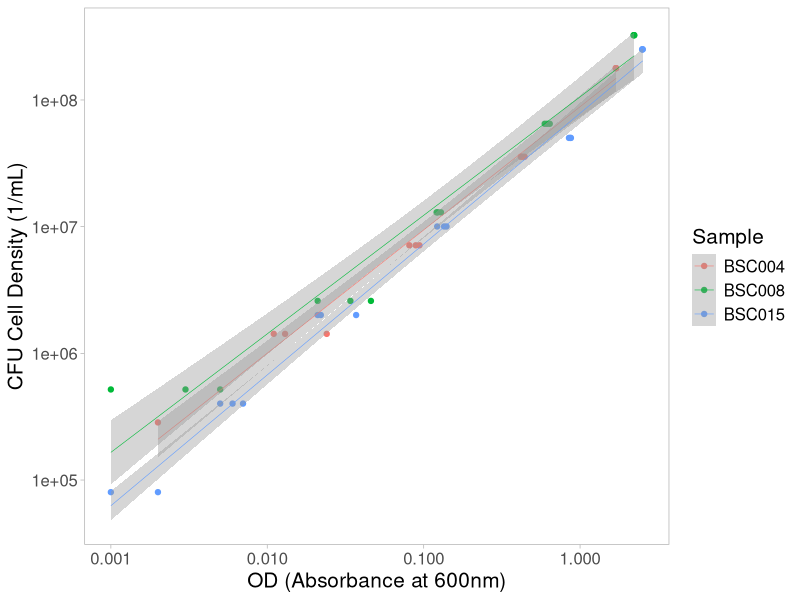
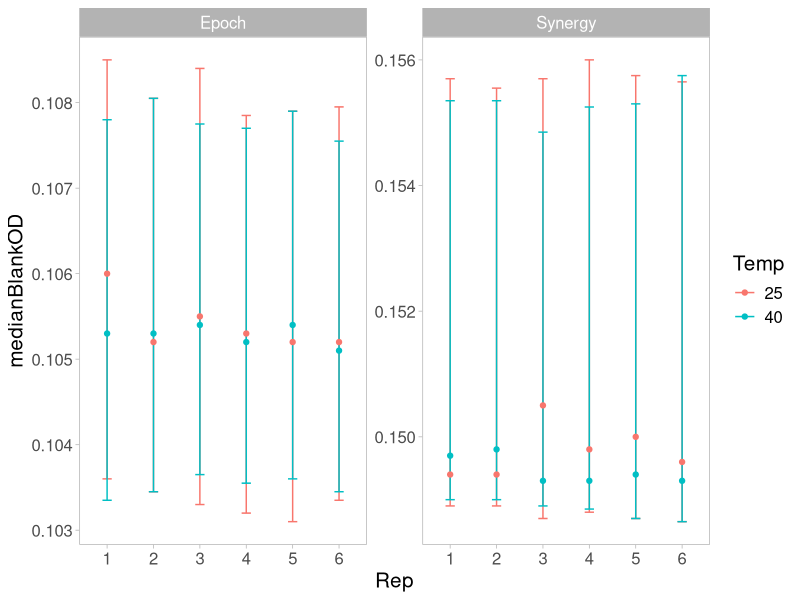
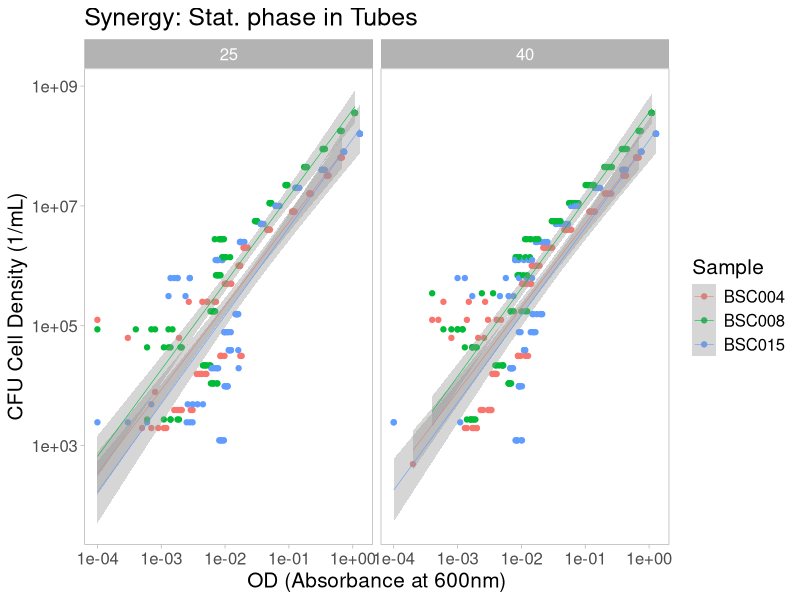
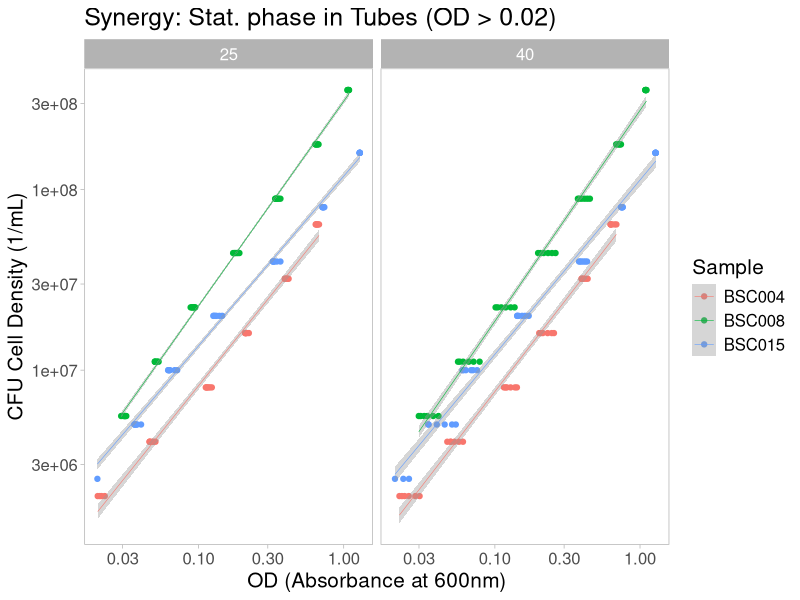
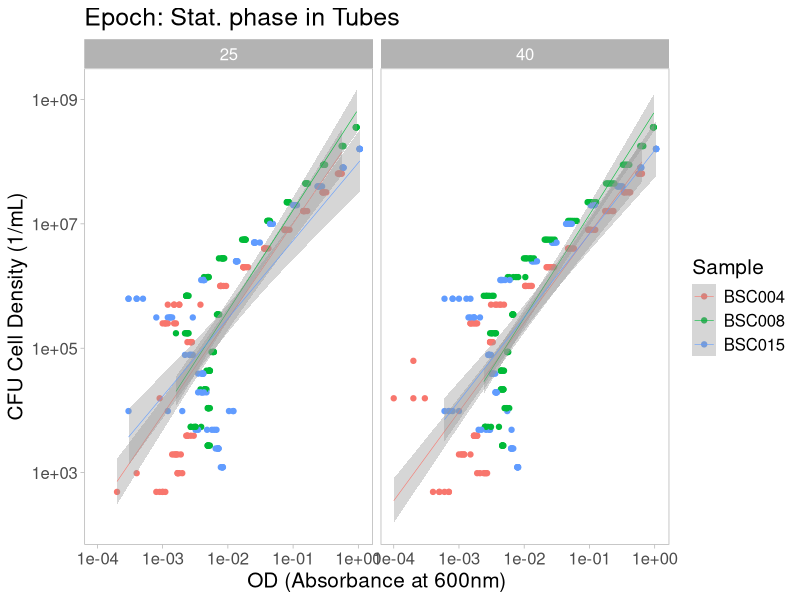
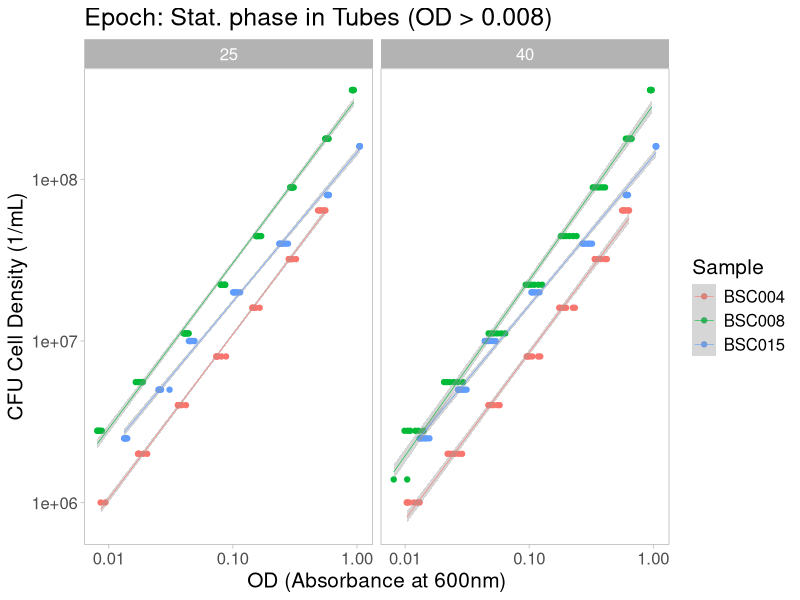
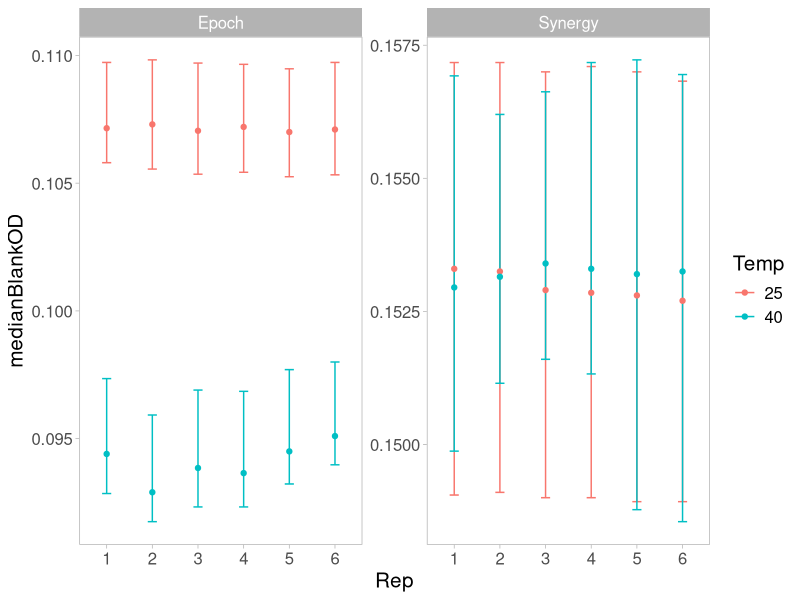
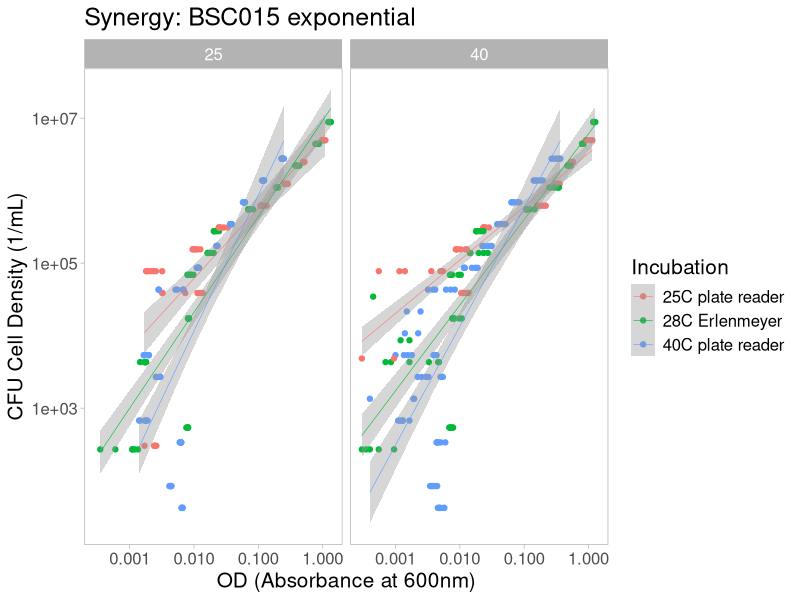

Source code (R) for these figures, in order:
## ---- chunk 1
# load environment
library(tidyverse)
library(readxl) # for importing data directly from Excel sheet
library(broom) # for easy fitting of several lm's from the same df

# set theme for all plots
fave_theme <- theme_light() + # see other options at https://ggplot2.tidyverse.org/reference/ggtheme.html
  theme(text = element_text(size=15), # larger text size for titles & axes
        panel.grid.major = element_blank(), # remove major gridlines
        panel.grid.minor = element_blank()) # remove minor gridlines
theme_set(fave_theme)
## ---- chunk 2
# load the data from Excel
cuvette.df <- read_excel("calibration_spectrophotometers--15Feb24.xlsx", sheet="cuvette")
  # trim off the last 2 rows because these are meaningless
cuvette.df <- cuvette.df[1:(nrow(cuvette.df)-2),]

# log transform the OD and cell density data
cuvette.df <- cuvette.df %>% mutate(log10_OD = log10(A600),
                              log10_density = log10(`Inferred Cell Density (1/mL)`)) %>%
                 filter(log10_OD > -Inf)
## ---- chunk 3
# calibration curve for cuvette reader
ggplot(cuvette.df %>% filter(A600 > 0),
       aes(y=`Inferred Cell Density (1/mL)`,
           x=A600,
           colour=Sample)) +
  scale_x_log10() +
  scale_y_log10() +
  geom_point() +
  geom_smooth(method="lm", linewidth=0.2) +
  labs(y="CFU Cell Density (1/mL)", x="OD (Absorbance at 600nm)")

# fit linear model
cuvette_lm <- with(cuvette.df, lm(log10_density ~ log10_OD + Sample))
summary(cuvette_lm)
## ---- chunk 4
# load the microplate OD data
synergy.df <- read_excel("calibration_spectrophotometers--15Feb24.xlsx", sheet="microplate H1") %>%
                pivot_longer(cols=`25_rep1`:`40_rep6`,
                                   names_to=c("Temp", "Rep"),
                                   names_pattern="(.*)_rep(.)",
                                   values_to="OD") # reorganize the shape of the dataframe
epoch.df <- read_excel("calibration_spectrophotometers--15Feb24.xlsx", sheet="microplate Epoch") %>%
                pivot_longer(cols=`25_rep1`:`40_rep6`,
                                   names_to=c("Temp", "Rep"),
                                   names_pattern="(.*)_rep(.)",
                                   values_to="OD") # reorganize the shape of the dataframe

# load the microplate CFU data
plateCFU.df <- read_excel("calibration_spectrophotometers--15Feb24.xlsx", sheet="microplate_CFU")
## ---- chunk 5
# baseline subtract using the blanks as well as the bottom 3 lowest dilutions for each sample

# check if there's any systematic trend in the baseline value
baseline_trend <- rbind(synergy.df %>% add_column(machine="Synergy"), # combine the data from the 2 plate readers
                        epoch.df %>% add_column(machine="Epoch")) %>%
                    filter(Dilution < 5e-06) %>%                      # keep blanks & 3 lowest dilutions
                      # get median value for each temperature & replicate
                      select(-Dilution, -Sample) %>% group_by(Temp, Rep, machine) %>%
                          summarise(medianBlankOD = median(OD, na.rm=TRUE),
                                    ICR_lo = quantile(OD, probs=0.25),
                                    ICR_hi = quantile(OD, probs=0.75))
ggplot(baseline_trend, aes(x=Rep, y=medianBlankOD, colour=Temp)) +
  facet_wrap(vars(machine), scales="free") +
  geom_errorbar(aes(ymin=ICR_lo, ymax=ICR_hi), width=0.2) +
  geom_point()
rm(baseline_trend)

# looks like there's no trend other than individual well variation
# baseline everything in the same way
synergy.df <- inner_join(synergy.df %>% filter(Dilution < 5e-06) %>%
                            select(-Dilution, -Sample) %>% # get the blanks & calculate mean value for each Temp & Rep
                                group_by(Temp, Rep) %>% summarise(medianBlankOD = median(OD, na.rm=TRUE)),
                          synergy.df %>% filter(Dilution > 5e-06) # add the medianBlankOD back to the data without the samples used for blanking
                        ) %>% mutate(baselinedOD = OD-medianBlankOD)

epoch.df <- inner_join(epoch.df %>% filter(Dilution < 5e-06) %>%
                          select(-Dilution, -Sample) %>% # get the blanks & calculate mean value for each Temp & Rep
                              group_by(Temp, Rep) %>% summarise(medianBlankOD = median(OD, na.rm=TRUE)),
                       epoch.df %>% filter(Dilution > 5e-06) # add the medianBlankOD back to the data without the samples used for blanking
                      ) %>% mutate(baselinedOD = OD-medianBlankOD)
## ---- chunk 6
# estimate the mean CFU of each sample
plateCFU.df <- plateCFU.df %>% mutate(CFU_per_mL = `CFU per 100uL`/Dilution*10) %>%
                group_by(Sample) %>% summarise(meanCFU = mean(CFU_per_mL),
                                               sdCFU = sd(CFU_per_mL))

# combine the CFU data with the OD data & infer the CFU for each dilution used in the OD data
synergy.df <- left_join(synergy.df, plateCFU.df) %>%
                mutate(inferred_meanDensity = meanCFU*Dilution,
                       inferred_sdDensity = sdCFU*Dilution) %>%
                  select(-meanCFU, -sdCFU)

epoch.df <- left_join(epoch.df, plateCFU.df) %>%
                mutate(inferred_meanDensity = meanCFU*Dilution,
                       inferred_sdDensity = sdCFU*Dilution) %>%
                  select(-meanCFU, -sdCFU)
## ---- chunk 7
synergy.df <- synergy.df %>%
                mutate(log10_OD = log10(baselinedOD),
                       log10_density = log10(inferred_meanDensity)) %>%
                 filter(log10_OD > -Inf)

# plot the calibration curve for the Synergy
ggplot(synergy.df,
       aes(y=inferred_meanDensity,
           x=baselinedOD,
           colour=Sample)) +
  facet_wrap(vars(Temp)) +
  scale_x_log10() +
  scale_y_log10() +
  geom_point() +
  geom_smooth(method="lm", linewidth=0.2) +
  labs(y="CFU Cell Density (1/mL)", x="OD (Absorbance at 600nm)",
       title="Synergy: Stat. phase in Tubes")

# remove some of the data points because it seems we are hitting up against the limit of detection
synergy.df<- synergy.df %>% filter(inferred_meanDensity > 1e+06,
                                   baselinedOD > 2e-02)

ggplot(synergy.df,
       aes(y=inferred_meanDensity,
           x=baselinedOD,
           colour=Sample)) +
  facet_wrap(vars(Temp)) +
  scale_x_log10() +
  scale_y_log10() +
  geom_point() +
  geom_smooth(method="lm", linewidth=0.2) +
  labs(y="CFU Cell Density (1/mL)", x="OD (Absorbance at 600nm)",
       title="Synergy: Stat. phase in Tubes (OD > 0.02)")

# check for significant differences between strains / growth conditions / temperature during OD reading
synergy_lm <- with(synergy.df, lm(log10_density ~ log10_OD + Sample + Temp))
summary(synergy_lm)
rm(synergy_lm)

# estimate linear models for each condition and store the estimates
temp.fitVals = synergy.df %>% group_by(Sample, Temp) %>%
                 do(tidy(lm(log10_density ~ log10_OD, data=.), conf.int=TRUE))

all_calibrations <- temp.fitVals %>% rename(OD_temp=Temp) %>% mutate(Phase="stationary",
                                                                     Flask="tube",
                                                                     Incubation_temp=28,
                                                                     Detector="synergy")
rm(temp.fitVals)

# repeat for the cell size linear regression
temp.fitVals = synergy.df %>% group_by(Sample, Temp) %>%
                 do(tidy(lm(log10_OD ~ log10_density, data=.), conf.int=TRUE)) %>%
                    filter(term == "log10_density")

all_cellSizes <- temp.fitVals %>% rename(OD_temp=Temp) %>% mutate(Phase="stationary",
                                                                     Flask="tube",
                                                                     Incubation_temp=28,
                                                                     Detector="synergy")
rm(temp.fitVals)

### Do the same thing for the Epoch data

epoch.df <- epoch.df %>%
              mutate(log10_OD = log10(baselinedOD),
                     log10_density = log10(inferred_meanDensity)) %>%
                 filter(log10_OD > -Inf)

# plot the calibration curve for the Epoch
ggplot(epoch.df,
       aes(y=inferred_meanDensity,
           x=baselinedOD,
           colour=Sample)) +
  facet_wrap(vars(Temp)) +
  scale_x_log10() +
  scale_y_log10() +
  geom_point() +
  geom_smooth(method="lm", linewidth=0.2) +
  labs(y="CFU Cell Density (1/mL)", x="OD (Absorbance at 600nm)",
       title="Epoch: Stat. phase in Tubes")

# remove some of the data points because it seems we are hitting up against the limit of detection
epoch.df <- epoch.df %>% filter(inferred_meanDensity > 5e+04,
                                baselinedOD > 8e-03)
ggplot(epoch.df,
       aes(y=inferred_meanDensity,
           x=baselinedOD,
           colour=Sample)) +
  facet_wrap(vars(Temp)) +
  scale_x_log10() +
  scale_y_log10() +
  geom_point() +
  geom_smooth(method="lm", linewidth=0.2) +
  labs(y="CFU Cell Density (1/mL)", x="OD (Absorbance at 600nm)",
       title="Epoch: Stat. phase in Tubes (OD > 0.008)")

# check for significant differences between strains / growth conditions / temperature during OD reading
epoch_lm <- with(epoch.df, lm(log10_density ~ log10_OD + Sample + Temp))
summary(epoch_lm)
rm(epoch_lm)

# estimate linear models for each condition and store the estimates
temp.fitVals = epoch.df %>% group_by(Sample, Temp) %>%
                 do(tidy(lm(log10_density ~ log10_OD, data=.), conf.int=TRUE))

temp.fitVals <- temp.fitVals %>% rename(OD_temp=Temp) %>% mutate(Phase="stationary",
                                                                 Flask="tube",
                                                                 Incubation_temp=28,
                                                                 Detector="epoch")
all_calibrations <- rbind(all_calibrations, temp.fitVals)
all_calibrations$OD_temp <- as.numeric(all_calibrations$OD_temp)
rm(temp.fitVals)

# repeat for the cell size linear regression
temp.fitVals = epoch.df %>% group_by(Sample, Temp) %>%
                 do(tidy(lm(log10_OD ~ log10_density, data=.), conf.int=TRUE)) %>%
                    filter(term == "log10_density")

temp.fitVals <- temp.fitVals %>% rename(OD_temp=Temp) %>% mutate(Phase="stationary",
                                                                     Flask="tube",
                                                                     Incubation_temp=28,
                                                                     Detector="epoch")
all_cellSizes <- rbind(all_cellSizes, temp.fitVals)
all_cellSizes$OD_temp <- as.numeric(all_cellSizes$OD_temp)


# store the raw data
all_calib.data <- rbind(synergy.df %>% mutate(Detector="synergy"),
                        epoch.df %>% mutate(Detector="epoch")) %>%
                    rename(OD_temp=Temp) %>% select(-Rep, -medianBlankOD, -Dilution, -OD) %>%
                      mutate(Phase="stationary",
                             Flask="tube",
                             Incubation_temp=28)
all_calib.data$OD_temp <- as.numeric(all_calib.data$OD_temp)
rm(epoch.df, synergy.df, plateCFU.df, temp.fitVals)
## ---- chunk 8
# load the microplate OD data
synergy.df <- read_excel("calibration_spectrophotometers--22Feb24.xlsx", sheet="microplate H1") %>%
                pivot_longer(cols=`25_rep1`:`40_rep6`,
                                   names_to=c("Temp", "Rep"),
                                   names_pattern="(.*)_rep(.)",
                                   values_to="OD") # reorganize the shape of the dataframe
epoch.df <- read_excel("calibration_spectrophotometers--22Feb24.xlsx", sheet="microplate Epoch") %>%
                pivot_longer(cols=`25_rep1`:`40_rep6`,
                                   names_to=c("Temp", "Rep"),
                                   names_pattern="(.*)_rep(.)",
                                   values_to="OD") # reorganize the shape of the dataframe

# load the microplate CFU data
plateCFU.df <- read_excel("calibration_spectrophotometers--22Feb24.xlsx", sheet="microplate_CFU")

# baseline subtract using the blanks as well as the bottom 3 lowest dilutions for each sample

# check if there's any systematic trend in the baseline value
baseline_trend <- rbind(synergy.df %>% add_column(machine="Synergy"), # combine the data from the 2 plate readers
                        epoch.df %>% add_column(machine="Epoch")) %>%
                    filter(Dilution < 5e-06) %>%                      # keep blanks & 3 lowest dilutions
                      # get median value for each temperature & replicate
                      select(-Dilution, -Sample) %>% group_by(Temp, Rep, machine) %>%
                          summarise(medianBlankOD = median(OD, na.rm=TRUE),
                                    ICR_lo = quantile(OD, probs=0.25),
                                    ICR_hi = quantile(OD, probs=0.75))
ggplot(baseline_trend, aes(x=Rep, y=medianBlankOD, colour=Temp)) +
  facet_wrap(vars(machine), scales="free") +
  geom_errorbar(aes(ymin=ICR_lo, ymax=ICR_hi), width=0.2) +
  geom_point()
rm(baseline_trend)

# in this case it seems there's a difference in the baselines for different incubation temperatures, but only for the Epoch2...

# baseline everything in the same way as before
synergy.df <- inner_join(synergy.df %>% filter(Dilution < 5e-06) %>%
                            select(-Dilution, -Sample) %>% # get the blanks & calculate mean value for each Temp & Rep
                                group_by(Temp, Rep) %>% summarise(medianBlankOD = median(OD, na.rm=TRUE)),
                          synergy.df %>% filter(Dilution > 5e-06) # add the medianBlankOD back to the data without the samples used for blanking
                        ) %>% mutate(baselinedOD = OD-medianBlankOD)

epoch.df <- inner_join(epoch.df %>% filter(Dilution < 5e-06) %>%
                          select(-Dilution, -Sample) %>% # get the blanks & calculate mean value for each Temp & Rep
                              group_by(Temp, Rep) %>% summarise(medianBlankOD = median(OD, na.rm=TRUE)),
                       epoch.df %>% filter(Dilution > 5e-06) # add the medianBlankOD back to the data without the samples used for blanking
                      ) %>% mutate(baselinedOD = OD-medianBlankOD)
## ---- chunk 9
# estimate the mean CFU of each sample
plateCFU.df <- plateCFU.df %>% mutate(CFU_per_mL = `CFU per 100uL`/Dilution*10) %>%
                group_by(Sample, Phase, Incubation) %>%
                  summarise(meanCFU = mean(CFU_per_mL),
                            sdCFU = sd(CFU_per_mL))

# combine the CFU data with the OD data & infer the CFU for each dilution used in the OD data
synergy.df <- left_join(synergy.df, plateCFU.df) %>%
                mutate(inferred_meanDensity = meanCFU*Dilution,
                       inferred_sdDensity = sdCFU*Dilution) %>%
                  select(-meanCFU, -sdCFU)

epoch.df <- left_join(epoch.df, plateCFU.df) %>%
                mutate(inferred_meanDensity = meanCFU*Dilution,
                       inferred_sdDensity = sdCFU*Dilution) %>%
                  select(-meanCFU, -sdCFU)

## do the calibration:
synergy.df <- synergy.df %>%
                mutate(log10_OD = log10(baselinedOD),
                       log10_density = log10(inferred_meanDensity)) %>%
                 filter(log10_OD > -Inf)

# plot the calibration curve for the Synergy
ggplot(synergy.df,
       aes(y=inferred_meanDensity,
           x=baselinedOD,
           colour=Incubation)) +
  facet_wrap(vars(Temp)) +
  scale_x_log10() +
  scale_y_log10() +
  geom_point() +
  geom_smooth(method="lm", linewidth=0.2) +
  labs(y="CFU Cell Density (1/mL)", x="OD (Absorbance at 600nm)",
       title="Synergy: BSC015 exponential")

# remove some of the data points because it seems we are hitting up against the limit of detection
synergy.df <- synergy.df %>% filter(inferred_meanDensity > 5e+04,
                                    baselinedOD > 5e-03,
                                    Temp==25) # drop the 40C because it looks even worse than 25C
ggplot(synergy.df,
       aes(y=inferred_meanDensity,
           x=baselinedOD,
           colour=Incubation)) +
  facet_wrap(vars(Temp)) +
  scale_x_log10() +
  scale_y_log10() +
  geom_point() +
  geom_smooth(method="lm", linewidth=0.2) +
  labs(y="CFU Cell Density (1/mL)", x="OD (Absorbance at 600nm)",
       title="Synergy: BSC015 exponential (OD > 0.005)")


# check for significant differences between growth conditions
synergy_lm <- with(synergy.df, lm(log10_density ~ log10_OD + Incubation))
summary(synergy_lm)
rm(synergy_lm)

# estimate linear models for each condition and store the estimates
temp.fitVals = synergy.df %>% group_by(Sample, Incubation) %>%
                  do(tidy(lm(log10_density ~ log10_OD, data=.), conf.int=TRUE))
temp.fitVals <- temp.fitVals %>% separate_wider_delim(Incubation, "C ", names=c("Incubation_temp", "Flask")) %>%
                  mutate(Phase="exponential", OD_temp=25, Detector="synergy")
temp.fitVals$Incubation_temp <- as.numeric(temp.fitVals$Incubation_temp)

all_calibrations <- rbind(all_calibrations, temp.fitVals)
rm(temp.fitVals)

# repeat for the cell size linear regression
temp.fitVals = synergy.df %>% group_by(Sample, Incubation) %>%
                 do(tidy(lm(log10_OD ~ log10_density, data=.), conf.int=TRUE)) %>%
                    filter(term == "log10_density")
temp.fitVals <- temp.fitVals %>% separate_wider_delim(Incubation, "C ", names=c("Incubation_temp", "Flask")) %>%
                  mutate(Phase="exponential", OD_temp=25, Detector="synergy")
temp.fitVals$Incubation_temp <- as.numeric(temp.fitVals$Incubation_temp)

all_cellSizes <- rbind(all_cellSizes, temp.fitVals)
rm(temp.fitVals)

### Do the same thing for the Epoch data

epoch.df <- epoch.df %>%
              mutate(log10_OD = log10(baselinedOD),
                     log10_density = log10(inferred_meanDensity)) %>%
                 filter(log10_OD > -Inf)

# plot the calibration curve for the Epoch
ggplot(epoch.df%>% filter(inferred_meanDensity > 1e+04,
                           baselinedOD > 5e-03),
       aes(y=inferred_meanDensity,
           x=baselinedOD,
           colour=Incubation)) +
  facet_wrap(vars(Temp)) +
  scale_x_log10() +
  scale_y_log10() +
  geom_point() +
  geom_smooth(method="lm", linewidth=0.2) +
  labs(y="CFU Cell Density (1/mL)", x="OD (Absorbance at 600nm)",
       title="Epoch: BSC015 exponential")

# remove some of the data points because it seems we are hitting up against the limit of detection
epoch.df <- epoch.df %>% filter(inferred_meanDensity > 1e+04,
                           baselinedOD > 5e-03,
                           Temp==25) # again remove OD acquisition temp of 40C
ggplot(epoch.df,                          
       aes(y=inferred_meanDensity,
           x=baselinedOD,
           colour=Incubation)) +
  scale_x_log10() +
  scale_y_log10() +
  geom_point() +
  geom_smooth(method="lm", linewidth=0.2) +
  labs(y="CFU Cell Density (1/mL)", x="OD (Absorbance at 600nm)",
       title="Epoch: BSC015 exponential (OD > 0.005)")

# check for significant differences between growth conditions
epoch_lm <- with(epoch.df, lm(log10_density ~ log10_OD + Incubation))
summary(epoch_lm)
rm(epoch_lm)

# estimate linear models for each condition and store the estimates
temp.fitVals = epoch.df %>% group_by(Sample, Incubation) %>%
                  do(tidy(lm(log10_density ~ log10_OD, data=.), conf.int=TRUE))
temp.fitVals <- temp.fitVals %>% separate_wider_delim(Incubation, "C ", names=c("Incubation_temp", "Flask")) %>%
                  mutate(Phase="exponential", OD_temp=25, Detector="epoch")
temp.fitVals$Incubation_temp <- as.numeric(temp.fitVals$Incubation_temp)

all_calibrations <- rbind(all_calibrations, temp.fitVals)
rm(temp.fitVals)

# repeat for the cell size linear regression
temp.fitVals = epoch.df %>% group_by(Sample, Incubation) %>%
                 do(tidy(lm(log10_OD ~ log10_density, data=.), conf.int=TRUE)) %>%
                    filter(term == "log10_density")
temp.fitVals <- temp.fitVals %>% separate_wider_delim(Incubation, "C ", names=c("Incubation_temp", "Flask")) %>%
                  mutate(Phase="exponential", OD_temp=25, Detector="epoch")
temp.fitVals$Incubation_temp <- as.numeric(temp.fitVals$Incubation_temp)

all_cellSizes <- rbind(all_cellSizes, temp.fitVals)

# store the raw data
temp.data <- rbind(synergy.df %>% mutate(Detector="synergy"),
                   epoch.df %>% mutate(Detector="epoch")) %>% ungroup() %>%
               select(-Rep, -medianBlankOD, -Dilution, -OD, -Temp) %>%
                 separate_wider_delim(Incubation, "C ", names=c("Incubation_temp", "Flask")) %>%
                   mutate(OD_temp=25)
temp.data$Incubation_temp <- as.numeric(temp.data$Incubation_temp)
all_calib.data <- rbind(all_calib.data, temp.data)

rm(epoch.df, synergy.df, plateCFU.df, temp.fitVals, temp.data)
## ---- chunk 10
# load the microplate OD data
synergy.df <- read_excel("calibration_spectrophotometers--26Feb24.xlsx", sheet="microplate H1") %>%
                pivot_longer(cols =`rep1`:`rep6`,
                             names_to = "Rep",
                             names_pattern="rep(.)",
                             values_to="OD") %>% # reorganize the shape of the dataframe
                  mutate(OD_Temp = 25)
epoch.df <- read_excel("calibration_spectrophotometers--26Feb24.xlsx", sheet="microplate Epoch") %>%
              pivot_longer(cols =`rep1`:`rep6`,
                             names_to = "Rep",
                             names_pattern="rep(.)",
                             values_to="OD") %>% # reorganize the shape of the dataframe
                  mutate(OD_Temp = 40)

# load the microplate CFU data
plateCFU.df <- read_excel("calibration_spectrophotometers--26Feb24.xlsx", sheet="microplate_CFU")

# baseline subtract using the blanks as well as the bottom 1 lowest dilution for each sample

# check if there's any systematic trend in the baseline value
baseline_trend <- rbind(synergy.df %>% add_column(machine="Synergy"), # combine the data from the 2 plate readers
                        epoch.df %>% add_column(machine="Epoch")) %>%
                    filter(Dilution < 1e-06) %>%                      # keep blanks & 3 lowest dilutions
                      # get median value for each reader & replicate
                      select(-Dilution, -Sample) %>% group_by(Rep, machine, Incubation) %>%
                          summarise(medianBlankOD = median(OD, na.rm=TRUE),
                                    ICR_lo = quantile(OD, probs=0.25, na.rm=TRUE),
                                    ICR_hi = quantile(OD, probs=0.75, na.rm=TRUE))
ggplot(baseline_trend, aes(x=Rep, y=medianBlankOD, colour=Incubation)) +
  facet_wrap(vars(machine), scales="free") +
  geom_errorbar(aes(ymin=ICR_lo, ymax=ICR_hi), width=0.2) +
  geom_point()
rm(baseline_trend)
## ---- chunk 11
# remove the first 5 replicates in the "25C plate" Epoch data
epoch.df <- rbind(epoch.df %>% filter(Incubation == "25C plate reader", Rep==6),
                  epoch.df %>% filter(Incubation == "40C plate reader", Rep<6))
# & remove the 6th replicate in the "40C plate" Epoch data (that one is all NA's anyway)


# now, after excluding problematic values, baseline similarly to previous data:
synergy.df <- inner_join(synergy.df %>% filter(Dilution < 1e-06) %>%
                            select(-Dilution, -Sample) %>% # get the blanks & calculate mean value for each Temp & Rep
                                group_by(Rep, Incubation) %>% summarise(medianBlankOD = median(OD, na.rm=TRUE)),
                          synergy.df %>% filter(Dilution > 1e-06) # add the medianBlankOD back to the data without the samples used for blanking
                        ) %>% mutate(baselinedOD = OD-medianBlankOD)

epoch.df <- inner_join(epoch.df %>% filter(Dilution < 1e-06) %>%
                          select(-Dilution, -Sample) %>% # get the blanks & calculate mean value for each Temp & Rep
                              group_by(Rep, Incubation) %>% summarise(medianBlankOD = median(OD, na.rm=TRUE)),
                       epoch.df %>% filter(Dilution > 1e-06) # add the medianBlankOD back to the data without the samples used for blanking
                      ) %>% mutate(baselinedOD = OD-medianBlankOD)

# estimate the mean CFU of each sample
plateCFU.df <- plateCFU.df %>% mutate(CFU_per_mL = `CFU per 100uL`/Dilution*10) %>%
                group_by(Sample, Phase, Incubation) %>%
                  summarise(meanCFU = mean(CFU_per_mL),
                            sdCFU = sd(CFU_per_mL))

# combine the CFU data with the OD data & infer the CFU for each dilution used in the OD data
synergy.df <- left_join(synergy.df, plateCFU.df) %>%
                mutate(inferred_meanDensity = meanCFU*Dilution,
                       inferred_sdDensity = sdCFU*Dilution) %>%
                  select(-meanCFU, -sdCFU)

epoch.df <- left_join(epoch.df, plateCFU.df) %>%
                mutate(inferred_meanDensity = meanCFU*Dilution,
                       inferred_sdDensity = sdCFU*Dilution) %>%
                  select(-meanCFU, -sdCFU)
## ---- chunk 12
## do the calibration:
synergy.df <- synergy.df %>%
                mutate(log10_OD = log10(baselinedOD),
                       log10_density = log10(inferred_meanDensity)) %>%
                 filter(log10_OD > -Inf,
                        baselinedOD > 1e-13)

# plot the calibration curve for the Synergy
ggplot(synergy.df,
       aes(y=inferred_meanDensity,
           x=baselinedOD,
           colour=Incubation)) +
  facet_wrap(vars(Sample)) +
  scale_x_log10() +
  scale_y_log10() +
  geom_point() +
  geom_smooth(method="lm", linewidth=0.2) +
  labs(y="CFU Cell Density (1/mL)", x="OD (Absorbance at 600nm)",
       title="Synergy: 4sp stationary grown at 25C, 40C")

# remove some of the data points because it seems we are hitting up against the limit of detection
synergy.df <- rbind(synergy.df %>% filter(Sample=="BSC004", baselinedOD > 1e-02),
                    synergy.df %>% filter(Sample=="BSC008", Incubation=="25C plate reader", baselinedOD > 2e-02),
                    synergy.df %>% filter(Sample=="BSC008", Incubation=="40C plate reader", baselinedOD > 5e-02),
                    synergy.df %>% filter(Sample=="BSC015", Incubation=="25C plate reader", baselinedOD > 2e-02),
                    synergy.df %>% filter(Sample=="BSC015", Incubation=="40C plate reader", baselinedOD > 1e-02),
                    synergy.df %>% filter(Sample=="CK101", baselinedOD > 2e-02))

ggplot(synergy.df,
       aes(x=inferred_meanDensity,
           y=baselinedOD,
           colour=Incubation)) +
  facet_wrap(vars(Sample)) +
  scale_x_log10() +
  scale_y_log10() +
  geom_point() +
  geom_smooth(method="lm", linewidth=0.2) +
  labs(x="CFU Cell Density (1/mL)", y="OD (Absorbance at 600nm)",
       title="Synergy: OD > 1.4 is unreliable")

# remove the most concentrated samples because of violation of the Beer-Lambert law
synergy.df <- synergy.df %>% filter(baselinedOD < 1.4)

ggplot(synergy.df,
       aes(y=inferred_meanDensity,
           x=baselinedOD,
           colour=Incubation)) +
  facet_wrap(vars(Sample)) +
  scale_x_log10() +
  scale_y_log10() +
  geom_point() +
  geom_smooth(method="lm", linewidth=0.2) +
  labs(y="CFU Cell Density (1/mL)", x="OD (Absorbance at 600nm)",
       title="Synergy: 4sp stationary grown in readers at 25C, 40C")

# check for significant differences between growth conditions
synergy_lm <- with(synergy.df, lm(log10_density ~ log10_OD + Sample + Incubation + Sample:Incubation))
summary(synergy_lm)
rm(synergy_lm)

# estimate linear models for each condition and store the estimates
temp.fitVals = synergy.df %>% group_by(Sample, Incubation) %>%
                  do(tidy(lm(log10_density ~ log10_OD, data=.), conf.int=TRUE))
temp.fitVals <- temp.fitVals %>% separate_wider_delim(Incubation, "C ", names=c("Incubation_temp", "Flask")) %>%
                  mutate(Phase="stationary", OD_temp=25, Detector="synergy")
temp.fitVals$Incubation_temp <- as.numeric(temp.fitVals$Incubation_temp)

all_calibrations <- rbind(all_calibrations, temp.fitVals)
rm(temp.fitVals)

# repeat for the cell size linear regression
temp.fitVals = synergy.df %>% group_by(Sample, Incubation) %>%
                 do(tidy(lm(log10_OD ~ log10_density, data=.), conf.int=TRUE)) %>%
                    filter(term == "log10_density")
temp.fitVals <- temp.fitVals %>% separate_wider_delim(Incubation, "C ", names=c("Incubation_temp", "Flask")) %>%
                  mutate(Phase="stationary", OD_temp=25, Detector="synergy")
temp.fitVals$Incubation_temp <- as.numeric(temp.fitVals$Incubation_temp)

all_cellSizes <- rbind(all_cellSizes, temp.fitVals)
rm(temp.fitVals)


### Do the same thing for the Epoch data

epoch.df <- epoch.df %>%
              mutate(log10_OD = log10(baselinedOD),
                     log10_density = log10(inferred_meanDensity)) %>%
                 filter(log10_OD > -Inf)

# plot the calibration curve for the Epoch
ggplot(epoch.df,
       aes(y=inferred_meanDensity,
           x=baselinedOD,
           colour=Incubation)) +
  facet_wrap(vars(Sample)) +
  scale_x_log10() +
  scale_y_log10() +
  geom_point() +
  geom_smooth(method="lm", linewidth=0.2) +
  labs(y="CFU Cell Density (1/mL)", x="OD (Absorbance at 600nm)",
       title="Epoch: 4sp stationary grown at 25C, 40C")

# remove some of the data points because it seems we are hitting up against the limit of detection
epoch.df <- rbind(epoch.df %>% filter(Sample %in% c("BSC004", "BSC008"), Incubation=="25C plate reader", baselinedOD > 5e-03),
                  epoch.df %>% filter(Sample %in% c("BSC015", "CK101"), Incubation=="25C plate reader", baselinedOD > 1e-02),
                  epoch.df %>% filter(Sample=="BSC015", Incubation=="40C plate reader", baselinedOD > 1e-02),
                  epoch.df %>% filter(Sample=="BSC008", Incubation=="40C plate reader", baselinedOD > 2e-02))

ggplot(epoch.df,
       aes(x=inferred_meanDensity,
           y=baselinedOD,
           colour=Incubation)) +
  facet_wrap(vars(Sample)) +
  scale_x_log10() +
  scale_y_log10() +
  geom_point() +
  geom_smooth(method="lm", linewidth=0.2) +
  labs(x="CFU Cell Density (1/mL)", y="OD (Absorbance at 600nm)",
       title="Epoch: OD > 1.1 is unreliable")

# remove the most concentrated samples because of violation of the Beer-Lambert law
epoch.df <- epoch.df %>% filter(baselinedOD < 1.1)

ggplot(epoch.df,
       aes(y=inferred_meanDensity,
           x=baselinedOD,
           colour=Incubation)) +
  facet_wrap(vars(Sample)) +
  scale_x_log10() +
  scale_y_log10() +
  geom_point() +
  geom_smooth(method="lm", linewidth=0.2) +
  labs(y="CFU Cell Density (1/mL)", x="OD (Absorbance at 600nm)",
       title="Epoch: 4sp stationary grown at 25C, 40C")

ggplot(epoch.df,
       aes(x=inferred_meanDensity,
           y=baselinedOD,
           colour=Incubation)) +
  facet_wrap(vars(Sample)) +
  scale_x_log10(breaks=c(1e+05, 1e+10)) +
  scale_y_log10() +
  geom_smooth(method="lm", linewidth=0.2) +
  geom_point() +
  scale_colour_discrete(labels=c("25C", "40C"),
                        type=c("#619CFF", "#F8766D")) +
  labs(x="CFU Cell Density (1/mL)", y="OD (600nm)",
       colour="Temperature",
       title="Stationary phase cultures (48h)")

# check for significant differences between growth conditions
epoch_lm <- with(epoch.df, lm(log10_density ~ log10_OD + Sample + Incubation + Sample:Incubation))
summary(epoch_lm)
rm(epoch_lm)

# estimate linear models for each condition and store the estimates
temp.fitVals = epoch.df %>% group_by(Sample, Incubation) %>%
                  do(tidy(lm(log10_density ~ log10_OD, data=.), conf.int=TRUE))
temp.fitVals <- temp.fitVals %>% separate_wider_delim(Incubation, "C ", names=c("Incubation_temp", "Flask")) %>%
                  mutate(Phase="stationary", OD_temp=40, Detector="epoch")
temp.fitVals$Incubation_temp <- as.numeric(temp.fitVals$Incubation_temp)

all_calibrations <- rbind(all_calibrations, temp.fitVals)
rm(temp.fitVals)

# repeat for the cell size linear regression
temp.fitVals = epoch.df %>% group_by(Sample, Incubation) %>%
                 do(tidy(lm(log10_OD ~ log10_density, data=.), conf.int=TRUE)) %>%
                    filter(term == "log10_density")
temp.fitVals <- temp.fitVals %>% separate_wider_delim(Incubation, "C ", names=c("Incubation_temp", "Flask")) %>%
                  mutate(Phase="stationary", OD_temp=40, Detector="epoch")
temp.fitVals$Incubation_temp <- as.numeric(temp.fitVals$Incubation_temp)

all_cellSizes <- rbind(all_cellSizes, temp.fitVals)

# store the raw data
temp.data <- rbind(synergy.df %>% mutate(Detector="synergy", OD_temp=25),
                   epoch.df %>% mutate(Detector="epoch", OD_temp=40)) %>% ungroup() %>%
               select(-Rep, -medianBlankOD, -Dilution, -OD) %>%
                 separate_wider_delim(Incubation, "C ", names=c("Incubation_temp", "Flask"))
temp.data$Incubation_temp <- as.numeric(temp.data$Incubation_temp)
all_calib.data <- rbind(all_calib.data, temp.data)

rm(epoch.df, synergy.df, plateCFU.df, temp.fitVals, temp.data)
## ---- chunk 13
# load the microplate OD data
synergy.df <- read_excel("calibration_spectrophotometers--28Feb24.xlsx", sheet="microplate H1") %>%
                pivot_longer(cols =`rep1`:`rep6`,
                             names_to = "Rep",
                             names_pattern="rep(.)",
                             values_to="OD") %>% # reorganize the shape of the dataframe
                  mutate(OD_Temp = 28)
epoch.df <- read_excel("calibration_spectrophotometers--28Feb24.xlsx", sheet="microplate Epoch") %>%
              pivot_longer(cols =`rep1`:`rep6`,
                             names_to = "Rep",
                             names_pattern="rep(.)",
                             values_to="OD") %>% # reorganize the shape of the dataframe
                  mutate(OD_Temp = 28)

# load the microplate CFU data
plateCFU.df <- read_excel("calibration_spectrophotometers--28Feb24.xlsx", sheet="microplate_CFU")

# baseline subtract using the blanks as well as the bottom 3 lowest dilutions for each sample

# check if there's any systematic trend in the baseline value
baseline_trend <- rbind(synergy.df %>% add_column(machine="Synergy"), # combine the data from the 2 plate readers
                        epoch.df %>% add_column(machine="Epoch")) %>%
                    filter(Dilution < 5e-06) %>%                      # keep blanks & 3 lowest dilutions
                      # get median value for each reader & replicate
                      select(-Dilution, -Sample) %>% group_by(Rep, machine) %>%
                          summarise(medianBlankOD = median(OD, na.rm=TRUE),
                                    ICR_lo = quantile(OD, probs=0.25, na.rm=TRUE),
                                    ICR_hi = quantile(OD, probs=0.75, na.rm=TRUE))
ggplot(baseline_trend, aes(x=Rep, y=medianBlankOD)) +
  facet_wrap(vars(machine), scales="free") +
  geom_errorbar(aes(ymin=ICR_lo, ymax=ICR_hi), width=0.2) +
  geom_point()
rm(baseline_trend)


# baseline similarly to previous data:
synergy.df <- inner_join(synergy.df %>% filter(Dilution < 5e-06) %>%
                            select(-Dilution, -Sample) %>% # get the blanks & calculate mean value for each Temp & Rep
                                group_by(Rep, Incubation) %>% summarise(medianBlankOD = median(OD, na.rm=TRUE)),
                          synergy.df %>% filter(Dilution > 5e-06) # add the medianBlankOD back to the data without the samples used for blanking
                        ) %>% mutate(baselinedOD = OD-medianBlankOD)

epoch.df <- inner_join(epoch.df %>% filter(Dilution < 5e-06) %>%
                          select(-Dilution, -Sample) %>% # get the blanks & calculate mean value for each Temp & Rep
                              group_by(Rep, Incubation) %>% summarise(medianBlankOD = median(OD, na.rm=TRUE)),
                       epoch.df %>% filter(Dilution > 5e-06) # add the medianBlankOD back to the data without the samples used for blanking
                      ) %>% mutate(baselinedOD = OD-medianBlankOD)

# estimate the mean CFU of each sample
plateCFU.df <- plateCFU.df %>% mutate(CFU_per_mL = `CFU per 100uL`/Dilution*10) %>%
                group_by(Sample, Phase, Incubation) %>%
                  summarise(meanCFU = mean(CFU_per_mL),
                            sdCFU = sd(CFU_per_mL))

# combine the CFU data with the OD data & infer the CFU for each dilution used in the OD data
synergy.df <- left_join(synergy.df %>% #Incubation column has different format than in plateCFU.df
                          mutate(temp="Erlenmeyer") %>% unite("Incubation", c(Incubation, temp), sep=" "),
                        plateCFU.df) %>%
                mutate(inferred_meanDensity = meanCFU*Dilution,
                       inferred_sdDensity = sdCFU*Dilution) %>%
                  select(-meanCFU, -sdCFU)

epoch.df <- left_join(epoch.df %>% #Incubation column has different format than in plateCFU.df
                          mutate(temp="Erlenmeyer") %>% unite("Incubation", c(Incubation, temp), sep=" "),
                      plateCFU.df) %>%
                mutate(inferred_meanDensity = meanCFU*Dilution,
                       inferred_sdDensity = sdCFU*Dilution) %>%
                  select(-meanCFU, -sdCFU)
## ---- chunk 14
## do the calibration:
synergy.df <- synergy.df %>%
                mutate(log10_OD = log10(baselinedOD),
                       log10_density = log10(inferred_meanDensity)) %>%
                 filter(log10_OD > -Inf)

# plot the calibration curve for the Synergy
ggplot(synergy.df,
       aes(y=inferred_meanDensity,
           x=baselinedOD,
           colour=Incubation)) +
  facet_wrap(vars(Sample)) +
  scale_x_log10() +
  scale_y_log10() +
  geom_point() +
  geom_smooth(method="lm", linewidth=0.2) +
  labs(y="CFU Cell Density (1/mL)", x="OD (Absorbance at 600nm)",
       title="Synergy: 3sp exponential")

# remove some of the data points because it seems we are hitting up against the limit of detection
synergy.df <- rbind(synergy.df %>% filter(Incubation!="40C Erlenmeyer", baselinedOD > 2e-02),
                    synergy.df %>% filter(Incubation=="40C Erlenmeyer", baselinedOD > 3.1e-02))

ggplot(synergy.df,
       aes(y=inferred_meanDensity,
           x=baselinedOD,
           colour=Incubation)) +
  facet_wrap(vars(Sample)) +
  scale_x_log10() +
  scale_y_log10() +
  geom_point() +
  geom_smooth(method="lm", linewidth=0.2) +
  labs(y="CFU Cell Density (1/mL)", x="OD (Absorbance at 600nm)",
       title="Synergy: 3sp exponential")

# check for significant differences between growth conditions
synergy_lm <- with(synergy.df, lm(log10_density ~ log10_OD + Sample + Incubation + Sample:Incubation))
summary(synergy_lm)
rm(synergy_lm)

# estimate linear models for each condition and store the estimates
temp.fitVals = synergy.df %>% group_by(Sample, Incubation) %>%
                  do(tidy(lm(log10_density ~ log10_OD, data=.), conf.int=TRUE))
temp.fitVals <- temp.fitVals %>% separate_wider_delim(Incubation, "C ", names=c("Incubation_temp", "Flask")) %>%
                  mutate(Phase="exponential", OD_temp=28, Detector="synergy")
temp.fitVals$Incubation_temp <- as.numeric(temp.fitVals$Incubation_temp)

all_calibrations <- rbind(all_calibrations, temp.fitVals)
rm(temp.fitVals)

# repeat for the cell size linear regression
temp.fitVals = synergy.df %>% group_by(Sample, Incubation) %>%
                 do(tidy(lm(log10_OD ~ log10_density, data=.), conf.int=TRUE)) %>%
                    filter(term == "log10_density")
temp.fitVals <- temp.fitVals %>% separate_wider_delim(Incubation, "C ", names=c("Incubation_temp", "Flask")) %>%
                  mutate(Phase="exponential", OD_temp=28, Detector="synergy")
temp.fitVals$Incubation_temp <- as.numeric(temp.fitVals$Incubation_temp)

all_cellSizes <- rbind(all_cellSizes, temp.fitVals)
rm(temp.fitVals)

### Do the same thing for the Epoch data

epoch.df <- epoch.df %>%
              mutate(log10_OD = log10(baselinedOD),
                     log10_density = log10(inferred_meanDensity)) %>%
                 filter(log10_OD > -Inf)

# plot the calibration curve for the Epoch
ggplot(epoch.df,
       aes(y=inferred_meanDensity,
           x=baselinedOD,
           colour=Incubation)) +
  facet_wrap(vars(Sample)) +
  scale_x_log10() +
  scale_y_log10() +
  geom_point() +
  geom_smooth(method="lm", linewidth=0.2) +
  labs(y="CFU Cell Density (1/mL)", x="OD (Absorbance at 600nm)",
       title="Epoch: 3sp exponential")

# remove some of the data points because it seems we are hitting up against the limit of detection
epoch.df <- rbind(epoch.df %>% filter(baselinedOD > 5e-03, inferred_meanDensity > 1e+03))

ggplot(epoch.df,
       aes(y=inferred_meanDensity,
           x=baselinedOD,
           colour=Incubation)) +
  facet_wrap(vars(Sample)) +
  scale_x_log10() +
  scale_y_log10() +
  geom_point() +
  geom_smooth(method="lm", linewidth=0.2) +
  labs(y="CFU Cell Density (1/mL)", x="OD (Absorbance at 600nm)",
       title="Epoch: 3sp exponential")

# check for significant differences between growth conditions
epoch_lm <- with(epoch.df, lm(log10_density ~ log10_OD + Sample + Incubation + Sample:Incubation))
summary(epoch_lm)
rm(epoch_lm)

# estimate linear models for each condition and store the estimates
temp.fitVals = epoch.df %>% group_by(Sample, Incubation) %>%
                  do(tidy(lm(log10_density ~ log10_OD, data=.), conf.int=TRUE))
temp.fitVals <- temp.fitVals %>% separate_wider_delim(Incubation, "C ", names=c("Incubation_temp", "Flask")) %>%
                  mutate(Phase="exponential", OD_temp=28, Detector="epoch")
temp.fitVals$Incubation_temp <- as.numeric(temp.fitVals$Incubation_temp)

all_calibrations <- rbind(all_calibrations, temp.fitVals)
rm(temp.fitVals)

# repeat for the cell size linear regression
temp.fitVals = epoch.df %>% group_by(Sample, Incubation) %>%
                 do(tidy(lm(log10_OD ~ log10_density, data=.), conf.int=TRUE)) %>%
                    filter(term == "log10_density")
temp.fitVals <- temp.fitVals %>% separate_wider_delim(Incubation, "C ", names=c("Incubation_temp", "Flask")) %>%
                  mutate(Phase="exponential", OD_temp=28, Detector="epoch")
temp.fitVals$Incubation_temp <- as.numeric(temp.fitVals$Incubation_temp)

all_cellSizes <- rbind(all_cellSizes, temp.fitVals)

# store the raw data
temp.data <- rbind(synergy.df %>% mutate(Detector="synergy", OD_temp=28),
                   epoch.df %>% mutate(Detector="epoch", OD_temp=28)) %>% ungroup() %>%
               select(-Rep, -medianBlankOD, -Dilution, -OD) %>%
                 separate_wider_delim(Incubation, "C ", names=c("Incubation_temp", "Flask"))
temp.data$Incubation_temp <- as.numeric(temp.data$Incubation_temp)
all_calib.data <- rbind(all_calib.data, temp.data)

rm(epoch.df, synergy.df, plateCFU.df, temp.fitVals, temp.data)
## ---- chunk 15
ggplot(all_cellSizes %>% filter(Flask!="tube", Detector=="epoch") %>%
         mutate(Culture_temp = ifelse(Incubation_temp>30, 40, 25)), # for simplicity classify 28*C as 25*C incubation
       aes(x=Sample, y=estimate, colour=Phase)) +
  facet_wrap(vars(Culture_temp)) +
  geom_point(alpha=0.5) +
  geom_errorbar(aes(ymin=conf.low, ymax=conf.high),
                alpha=0.7, width=.1) +
  labs(y="Light scattered per CFU", x="Species") +
  scale_x_discrete(labels=c('P.veronii', 'P.knackmussii', 'P.putida', 'P.protegens')) +
  scale_colour_discrete(type=c("#00BE67", "#C77CFF")) +
  theme(axis.text.x = element_text(angle=45, vjust=1, hjust=1))

ggplot(all_cellSizes %>% filter(Flask!="tube", Detector=="epoch"),
       aes(x=Sample, y=estimate, colour=Phase, shape=Flask)) +
  facet_wrap(vars(Incubation_temp)) +
  geom_point(alpha=0.5) +
  geom_errorbar(aes(ymin=conf.low, ymax=conf.high),
                alpha=0.7, width=.1) +
  labs(y="Slope of CFU vs OD", x="Species", title="epoch plate reader") +
  scale_x_discrete(labels=c('P.veronii', 'P.knackmussii', 'P.putida', 'P.protegens')) +
  scale_colour_discrete(type=c("#00BE67", "#C77CFF")) +
  theme(axis.text.x = element_text(angle=45, vjust=1, hjust=1))

ggplot(all_cellSizes %>% filter(Flask!="tube", Detector=="synergy"),
       aes(x=Sample, y=estimate, colour=Phase, shape=Flask)) +
  facet_wrap(vars(Incubation_temp)) +
  geom_point(alpha=0.5) +
  geom_errorbar(aes(ymin=conf.low, ymax=conf.high),
                alpha=0.7, width=.1) +
  labs(y="Slope of CFU vs OD", x="Species", title="H1 plate reader") +
  scale_x_discrete(labels=c('P.veronii', 'P.knackmussii', 'P.putida', 'P.protegens')) +
  scale_colour_discrete(type=c("#00BE67", "#C77CFF")) +
  theme(axis.text.x = element_text(angle=45, vjust=1, hjust=1))

ggplot(all_calibrations %>% filter(term=="log10_OD", Flask!="tube", Detector=="epoch"),
       aes(x=Sample, y=estimate, colour=Phase)) +
  facet_wrap(vars(Incubation_temp)) +
  geom_point() +
  geom_errorbar(aes(ymin=conf.low, ymax=conf.high), width=.05) +
  labs(y="Slope of calibration curve",
       title="Epoch") +
  theme(axis.text.x = element_text(angle=45, vjust=1, hjust=1))

ggplot(all_calibrations %>% filter(term=="log10_OD", Flask!="tube", Detector=="synergy", Sample != "CK101"),
       aes(x=Sample, y=estimate, colour=Phase)) +
  facet_wrap(vars(Incubation_temp)) +
  geom_point() +
  geom_errorbar(aes(ymin=conf.low, ymax=conf.high), width=.05) +
  labs(y="Slope of calibration curve",
       title="Synergy") +
  theme(axis.text.x = element_text(angle=45, vjust=1, hjust=1))

ggplot(all_calibrations %>% filter(term=="log10_OD", Flask!="tube", Detector=="epoch",
                                   Sample %in% c("BSC008", "BSC015")),
       aes(x=Phase, y=estimate, colour=Incubation_temp)) +
  facet_wrap(vars(Sample)) +
  geom_point() +
  geom_errorbar(aes(ymin=conf.low, ymax=conf.high), width=.05) +
  labs(y="Slope of calibration curve") +
  theme(axis.text.x = element_text(angle=45, vjust=1, hjust=1))

save(all_calibrations, file="OD_to_CFU_conversion.RData")
## ---- chunk 16
ggplot(all_calib.data,
       aes(x=inferred_meanDensity, y=baselinedOD, colour=Sample)) +
  geom_point() +
  scale_y_log10() +
  scale_x_log10()

ggplot(all_calib.data,
       aes(x=inferred_meanDensity, y=baselinedOD, colour=Flask)) +
  geom_point() +
  scale_y_log10() +
  scale_x_log10()

ggplot(all_calib.data %>% filter(Flask == "plate reader"),
       aes(x=inferred_meanDensity, y=baselinedOD, colour=Sample)) +
  geom_point() +
  scale_y_log10() +
  scale_x_log10()

ggplot(all_calib.data %>% filter(Flask == "plate reader"),
       aes(x=inferred_meanDensity, y=baselinedOD, colour=Incubation_temp)) +
  geom_point() +
  scale_y_log10() +
  scale_x_log10()

ggplot(all_calib.data %>% filter(Flask == "plate reader"),
       aes(x=inferred_meanDensity, y=baselinedOD, colour=Detector)) +
  geom_point() +
  scale_y_log10() +
  scale_x_log10()

## pick a subset of the data for creating the conversion
conversion.data <- all_calib.data %>% filter(Flask == "plate reader") %>%
                      filter(Sample != "BSC004") # exclude right side outlier
# exclude left side outlier
conversion.data <- conversion.data[-which(conversion.data$Sample=="BSC015" & conversion.data$Incubation_temp==40 & conversion.data$Phase=="Stationary"),]

ggplot(conversion.data,
       aes(x=inferred_meanDensity, y=baselinedOD, colour=Sample)) +
  geom_point() +
  scale_y_log10() +
  scale_x_log10()

# a linear model with density as the predictor
CFU_to_OD.lm <- with(conversion.data,
                     lm(log10_OD ~ log10_density))
summary(CFU_to_OD.lm)

# a linear model with OD as the predictor
OD_to_CFU.lm <- with(conversion.data,
                     lm(log10_density ~ log10_OD))

summary(OD_to_CFU.lm)

# functions to convert between these values
convert_CFU_to_OD <- function(CFU) {
  10^(coef(CFU_to_OD.lm)[1] + coef(CFU_to_OD.lm)[2]*log10(CFU))
}
convert_OD_to_CFU <- function(OD) {
  10^(coef(OD_to_CFU.lm)[1] + coef(OD_to_CFU.lm)[2]*log10(OD))
}

# check what these predictions look like
some_CFU_vals <- seq(from=3.000e+00, to=4.362e+10, length.out=10)
pred_OD <- sapply(some_CFU_vals,
                  convert_CFU_to_OD)

ggplot(conversion.data,
       aes(x=inferred_meanDensity, y=baselinedOD)) +
  geom_point() +
  scale_y_log10() +
  scale_x_log10() +
  geom_line(data=data.frame(some_CFU_vals, pred_OD), aes(x=some_CFU_vals, y=pred_OD))

some_OD_vals <- seq(from=0.0051, to=1.3909, length.out=10)
pred_CFU <- sapply(some_OD_vals,
                   convert_OD_to_CFU)

ggplot(conversion.data,
       aes(y=inferred_meanDensity, x=baselinedOD)) +
  geom_point() +
  scale_y_log10() +
  scale_x_log10() +
  geom_line(data=data.frame(some_OD_vals, pred_CFU), aes(x=some_OD_vals, y=pred_CFU))
